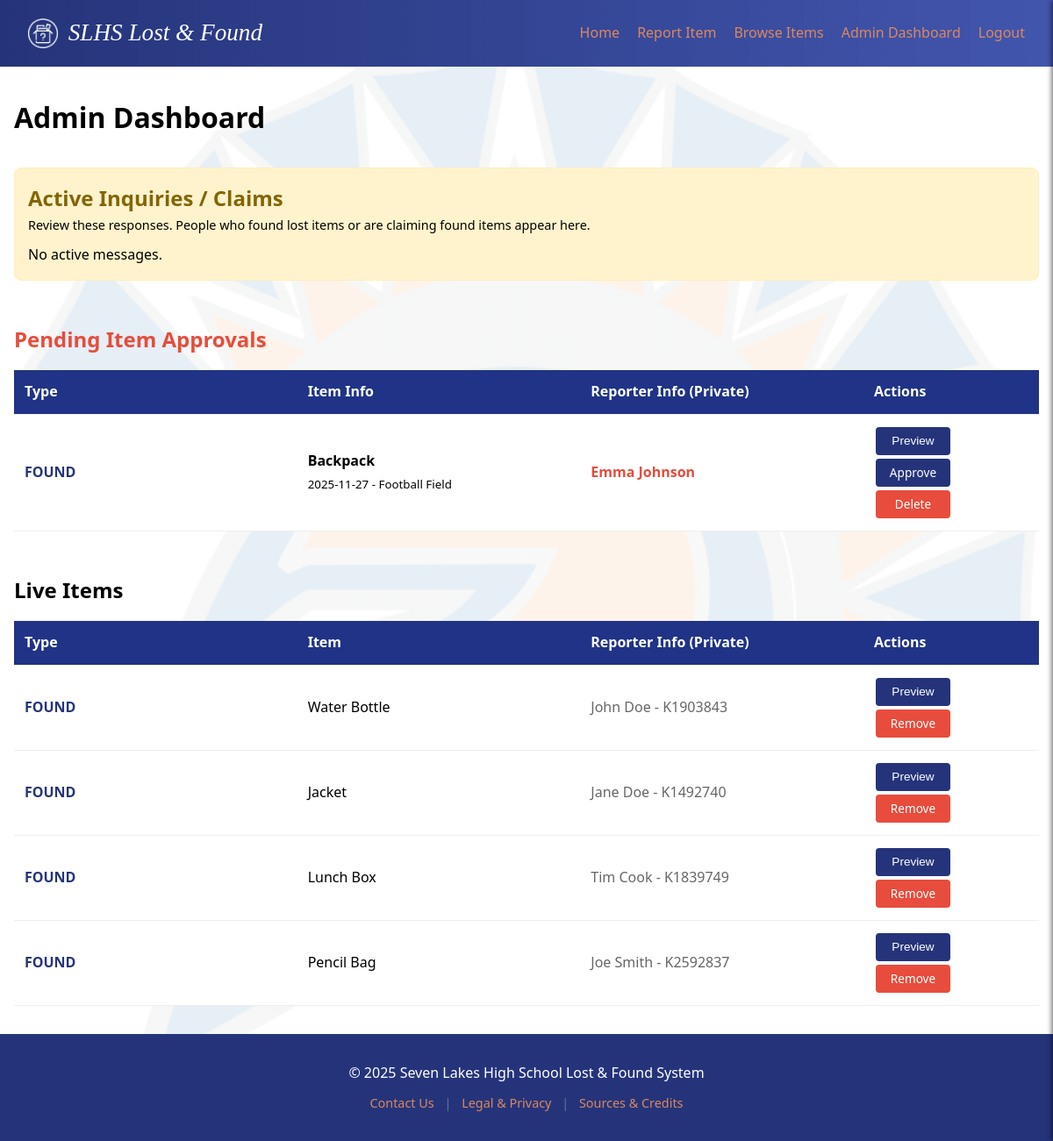
The page /dashboard (signed in) on the database as committed earlier.
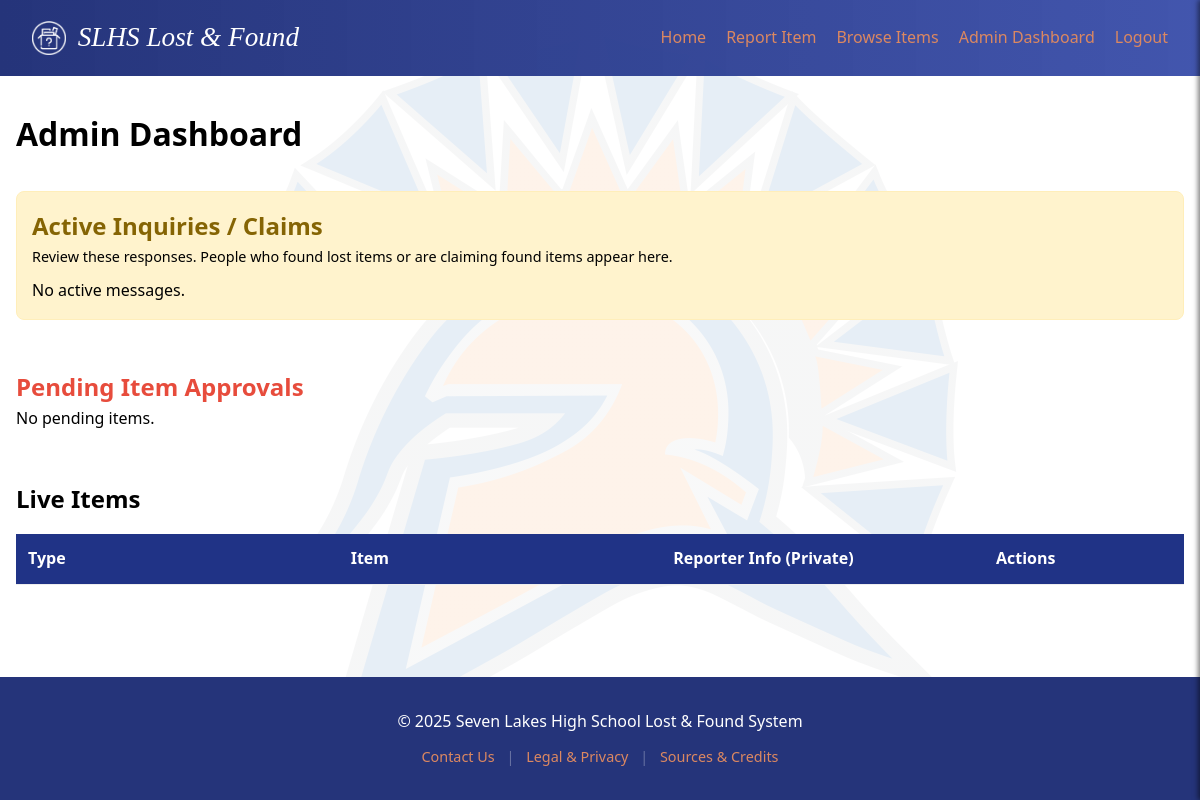
The same page on the database as committed later.
### tables this page shows
CREATE TABLE items (
                id INTEGER PRIMARY KEY AUTOINCREMENT,
                report_type TEXT NOT NULL DEFAULT 'found', 
                title TEXT NOT NULL,
                description TEXT NOT NULL,
                location TEXT NOT NULL,
                date_found TEXT NOT NULL,
                contact_info TEXT NOT NULL, 
                image_file TEXT,
                status TEXT DEFAULT 'pending' 
            );

### app.py (the view)
@app.route('/dashboard')
def dashboard():
    if 'user_id' not in session:
        return redirect(url_for('login'))
    db = get_db()
    pending = db.execute('SELECT * FROM items WHERE status = "pending"').fetchall()
    approved = db.execute('SELECT * FROM items WHERE status = "approved"').fetchall()
    claims = db.execute('SELECT * FROM claims ORDER BY id DESC').fetchall()
    return render_template('dashboard.html', pending=pending, approved=approved, claims=claims)

### app.py (called while the page is built)
def get_db():
    db = getattr(g, '_database', None)
    if db is None:
        db = g._database = sqlite3.connect(DATABASE)
        db.row_factory = sqlite3.Row  # Access columns by name
    return db

@app.teardown_appcontext
def close_connection(exception):
    db = getattr(g, '_database', None)
    if db is not None:
        db.close()

### templates/dashboard.html (shortened to what this page needs)
{% extends 'base.html' %}
{% block content %}
<h1>Admin Dashboard</h1>
<div style="margin-top: 2rem; background: #fff3cd; padding: 15px; border-radius: 8px; border: 1px solid #ffeeba;">
    <h2 style="color: #856404;">Active Inquiries / Claims</h2>
    <p style="font-size: 0.9rem; margin-bottom: 10px;">
        Review these responses. People who found lost items or are claiming found items appear here.
    </p>
    {% if claims %}
    <table class="admin-table">
        <thead>
            <tr>
                <th>Item Title (ID)</th>
                <th>Submitter Info</th>
                <th>Message / Proof</th>
                <th>Actions</th>
            </tr>
        </thead>
        <tbody>
            {% for claim in claims %}
            <tr>
                <td data-label="Item:">
                    <strong>{{ claim.item_title }}</strong><br>
                    <small>Item ID: {{ claim.item_id }}</small>
                </td>
                <td data-label="Submitter:">
                    <strong>{{ claim.claimer_name }}</strong><br>
                    {{ claim.claimer_contact }}
                </td>
                <td data-label="Message:">{{ claim.proof_description }}</td>
                <td data-label="Actions:">
                    <a href="{{ url_for('delete_claim', id=claim.id) }}" class="btn btn-danger" onclick="return confirm('Dismiss this message?')">Dismiss</a>
                </td>
            </tr>
            {% endfor %}
        </tbody>
    </table>
    {% else %}
    <p>No active messages.</p>
    {% endif %}
</div>
<div style="margin-top: 3rem;">
    <h2 style="color: var(--accent);">Pending Item Approvals</h2>
    {% if pending %}
    <table class="admin-table">
        <thead>
            <tr>
                <th>Type</th>
                <th>Item Info</th>
                <th>Reporter Info (Private)</th>
                <th>Actions</th>
            </tr>
        </thead>
        <tbody>
            {% for item in pending %}
            <tr>
                <td data-label="Type:">
                    {% if item.report_type == 'lost' %}
                        <span style="color: var(--accent); font-weight: bold;">LOST</span>
                    {% else %}
                        <span style="color: var(--secondary); font-weight: bold;">FOUND</span>
                    {% endif %}
                </td>
                <td data-label="Item:">
                    <strong>{{ item.title }}</strong><br>
                    <small>{{ item.date_found }} - {{ item.location }}</small>
                </td>
                <td data-label="Reporter:" style="color: var(--accent); font-weight: bold;">{{ item.contact_info }}</td>
                <td data-label="Actions:">
                    <button class="btn btn-preview"
                            data-title="{{ item.title }}"
                            data-desc="{{ item.description }}"
                            data-location="{{ item.location }}"
                            data-date="{{ item.date_found }}"
                            data-contact="{{ item.contact_info }}"
                            data-img="{{ item.image_file or '' }}"
                            onclick="openPreview(this)">
                        Preview
                    </button>
                    <a href="{{ url_for('approve', id=item.id) }}" class="btn">Approve</a>
                    <a href="{{ url_for('delete', id=item.id) }}" class="btn btn-danger" onclick="return confirm('Are you sure?')">Delete</a>
                </td>
            </tr>
            {% endfor %}
        </tbody>
    </table>
    {% else %}
    <p>No pending items.</p>
    {% endif %}
</div>
<div style="margin-top: 3rem;">
    <h2>Live Items</h2>
    <table class="admin-table">
        <thead>
            <tr>
                <th>Type</th>
                <th>Item</th>
                <th>Reporter Info (Private)</th>
                <th>Actions</th>
            </tr>
        </thead>
        <tbody>
            {% for item in approved %}
            <tr>
                <td data-label="Type:">
                    {% if item.report_type == 'lost' %}
                        <span style="color: var(--accent); font-weight: bold;">LOST</span>
                    {% else %}
                        <span style="color: var(--secondary); font-weight: bold;">FOUND</span>
                    {% endif %}
                </td>
                <td data-label="Item:">{{ item.title }}</td>
                <td data-label="Reporter:" style="color: #666;">{{ item.contact_info }}</td>
                <td data-label="Actions:">
                    <button class="btn btn-preview"
                            data-title="{{ item.title }}"
                            data-desc="{{ item.description }}"
                            data-location="{{ item.location }}"
                            data-date="{{ item.date_found }}"
                            data-contact="{{ item.contact_info }}"
                            data-img="{{ item.image_file or '' }}"
                            onclick="openPreview(this)">
                        Preview
                    </button>
                    <a href="{{ url_for('delete', id=item.id) }}" class="btn btn-danger" onclick="return confirm('Delete this item (and all its claims)?')">Remove</a>
                </td>
            </tr>
            {% endfor %}
        </tbody>
    </table>
</div>
{% endblock %}

### templates/base.html (shortened to what this page needs)
<!DOCTYPE html>
<html lang="en">
<head>
    <link rel="stylesheet" href="{{ url_for('static', filename='style.css') }}?v=1.3">
</head>
<body>
    <header>
        <nav aria-label="Main Navigation">
            <a href="{{ url_for('index') }}" class="logo" aria-label="SLHS Lost and Found Home">
                <img src="{{ url_for('static', filename='logo_icon.png') }}" alt="Box Icon" class="logo-img">
                SLHS Lost & Found
            </a>
            <ul class="nav-links desktop-nav" role="menubar">
                <li role="none"><a role="menuitem" href="{{ url_for('index') }}">Home</a></li>
                <li role="none"><a role="menuitem" href="{{ url_for('report', type='found') }}">Report Item</a></li>
                <li role="none"><a role="menuitem" href="{{ url_for('items') }}">Browse Items</a></li>
                {% if session.get('user_id') %}
                    <li role="none"><a role="menuitem" href="{{ url_for('dashboard') }}">Admin Dashboard</a></li>
                    <li role="none"><a role="menuitem" href="{{ url_for('logout') }}">Logout</a></li>
                {% else %}
                    <li role="none"><a role="menuitem" href="{{ url_for('login') }}">Login</a></li>
                {% endif %}
            </ul>
        </nav>
    </header>
    <main id="main-content">
        {% block content %}{% endblock %}
    </main>
    <footer>
        <p>&copy; 2025 Seven Lakes High School Lost & Found System</p>
        <div class="footer-links">
            <a href="{{ url_for('contact') }}">Contact Us</a>
            <span class="separator" aria-hidden="true">|</span>
            <a href="{{ url_for('legal') }}">Legal & Privacy</a>
            <span class="separator" aria-hidden="true">|</span>
            <a href="{{ url_for('sources') }}">Sources & Credits</a>
        </div>
    </footer>
</body>
</html>

### static/style.css (style rules this page uses)
:root { --primary: #c7470c; --secondary: #25347a; --accent: #e74c3c; --light: #dc8861; --dark: #25347a; --text-color: black; --font-main: 'Segoe UI', Tahoma, Geneva, Verdana, sans-serif; --font-title: 'Bitter', serif; }
* { box-sizing: border-box; margin: 0; padding: 0; }
body { font-family: var(--font-main); color: var(--text-color); line-height: 1.6; display: flex; flex-direction: column; min-height: 100vh; overflow-x: hidden; background-image: linear-gradient(rgba(255, 255, 255, 0.90), rgba(255, 255, 255, 0.90)), url('seven_lakes_logo.png'); background-size: cover; background-position: center; background-attachment: fixed; background-repeat: no-repeat; }
nav { background: linear-gradient(to right, #25347a, #3348a7ec); color: white; padding: 1rem 2rem; display: flex; justify-content: space-between; align-items: center; position: relative; z-index: 100; }
.logo { font-family: var(--font-title); font-weight: 400; font-style: italic; font-size: 1.7rem; text-decoration: none; color: white; display: flex; align-items: center; gap: 12px; }
.logo-img { height: 34px; width: auto; -webkit-filter: brightness(0) invert(1); filter: brightness(0) invert(1); display: block; }
.nav-links { list-style: none; display: flex; gap: 20px; }
.nav-links a { color: var(--light); text-decoration: none; font-weight: 500; transition: color 0.3s; }
main { max-width: 1200px; margin: 2rem auto; padding: 0 1rem; width: 100%; flex: 1; }
.admin-table { width: 100%; border-collapse: collapse; margin-top: 1rem; background: white; table-layout: fixed; }
.admin-table th, .admin-table td { padding: 12px; border-bottom: 1px solid #eee; text-align: left; white-space: nowrap; overflow: hidden; text-overflow: ellipsis; }
.admin-table th { background-color: #203386; color: white; }
.admin-table th:last-child, .admin-table td:last-child { width: 200px; white-space: normal; overflow: visible; }
footer { text-align: center; padding: 2rem 1rem; background-color: var(--dark); color: white; margin-top: auto; }
.footer-links { margin-top: 10px; font-size: 0.9rem; }
.footer-links a { color: var(--light); text-decoration: none; margin: 0 8px; transition: color 0.3s; }
.separator { color: rgba(255,255,255,0.3); }

Rows that differ between the two databases and show on the page:
removed items: title "Backpack", date_found "2025-11-27", location "Football Field", contact_info "Emma Johnson", shown under "Pending Item Approvals"
removed items: title "Water Bottle", contact_info "John Doe - K1903843", shown under "Live Items"
removed items: title "Jacket", contact_info "Jane Doe - K1492740", shown under "Live Items"
removed items: title "Lunch Box", contact_info "Tim Cook - K1839749", shown under "Live Items"
removed items: title "Pencil Bag", contact_info "Joe Smith - K2592837", shown under "Live Items"
Other text that changed with them:
text no longer shown: "Type Item Info Reporter Info (Private) Actions"
text now shown: "No pending items."
